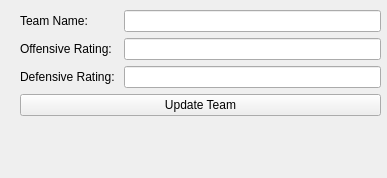
<?xml version="1.0" encoding="UTF-8"?>
<ui version="4.0">
 <class>Form</class>
 <widget class="QWidget" name="Form">
  <property name="geometry">
   <rect>
    <x>0</x>
    <y>0</y>
    <width>387</width>
    <height>178</height>
   </rect>
  </property>
  <property name="windowTitle">
   <string>Form</string>
  </property>
  <widget class="QWidget" name="verticalLayoutWidget">
   <property name="geometry">
    <rect>
     <x>20</x>
     <y>10</y>
     <width>361</width>
     <height>151</height>
    </rect>
   </property>
   <layout class="QVBoxLayout" name="teamInfoVerticalLayout">
    <item>
     <layout class="QFormLayout" name="teamInfoFormLayout">
      <item row="0" column="0">
       <widget class="QLabel" name="teamInfoNameLabel">
        <property name="text">
         <string>Team Name:</string>
        </property>
       </widget>
      </item>
      <item row="0" column="1">
       <widget class="QLineEdit" name="teamInfoNameInput"/>
      </item>
      <item row="1" column="0">
       <widget class="QLabel" name="teamInfoOffensiveRatingLabel_2">
        <property name="text">
         <string>Offensive Rating: </string>
        </property>
       </widget>
      </item>
      <item row="1" column="1">
       <widget class="QLineEdit" name="teamInfoOffensiveRatingInput"/>
      </item>
      <item row="2" column="0">
       <widget class="QLabel" name="teamInfoOffensiveRatingLabel">
        <property name="text">
         <string>Defensive Rating: </string>
        </property>
       </widget>
      </item>
      <item row="2" column="1">
       <widget class="QLineEdit" name="teamInfoDefensiveRatingInput"/>
      </item>
      <item row="3" column="0" colspan="2">
       <widget class="QPushButton" name="updateTeamButton">
        <property name="text">
         <string>Update Team</string>
        </property>
       </widget>
      </item>
     </layout>
    </item>
   </layout>
  </widget>
 </widget>
 <resources/>
 <connections/>
</ui>
